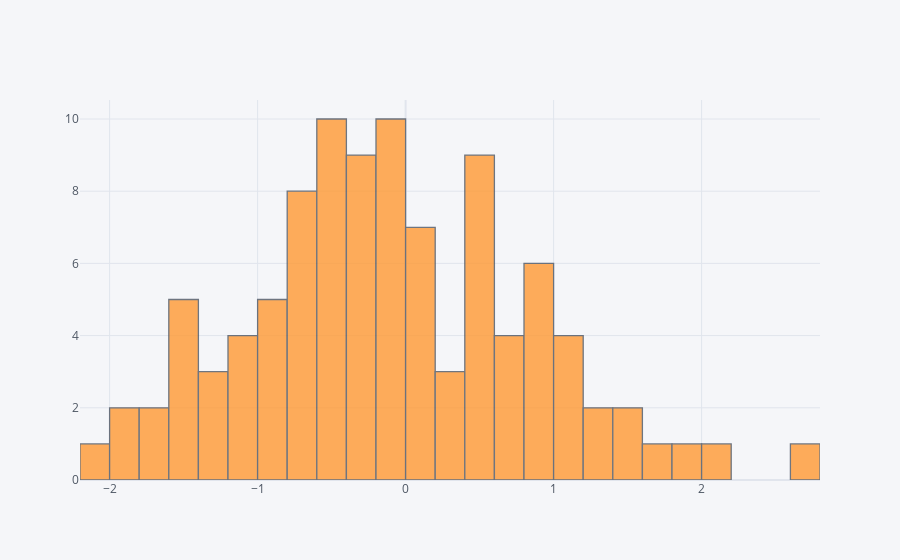

The cell this chart's notebook holds for it:
### Markdown cell above
## histogram

### Code cell
df['A'].iplot(kind='hist',bins=25)

### Figure 1 — Plotly figure (JSON) as saved in the notebook; plotly's stock layout.template omitted (floating-point values rounded to 4 significant figures)
{"data": [{"histfunc": "count", "histnorm": "", "marker": {"color": "rgba(255, 153, 51, 1.0)", "line": {"color": "#4D5663", "width": 1.3}}, "name": "A", "nbinsx": 25, "opacity": 0.8, "orientation": "v", "type": "histogram", "x": [-0.5179, -0.4312, -0.7425, -0.709, -0.03615, 0.07523, -1.413, -0.003156, -0.5303, -1.413, 0.2088, -1.413, -0.3093, -0.4835, -0.06313, 1.926, 1.459, 1.358, 0.6623, -0.2403, -1.614, -0.8099, 0.1788, -1.919, 0.5639, 0.7003, 1.187, 2.622, -0.05227, -0.8858, 0.2978, 0.8315, 0.8277, 0.9808, -0.4564, -0.8287, -0.0241, 1.122, -0.1077, -0.4703, -0.2449, -0.721, 0.5437, -1.091, 1.615, 1.273, -1.497, 0.4972, 0.5762, 0.9174, -0.3157, -1.547, 0.5366, -0.1668, 0.5423, 0.117, 0.8662, 0.795, -0.3692, 2.186, -0.1971, -0.7802, 1.574, -0.3999, -0.1203, -1.363, 0.1538, -0.2873, 0.1526, -0.7674, 0.004823, -0.4414, 0.7217, 0.5287, -1.703, -0.8067, -1.851, 1.094, -1.293, -0.794, -2.009, 1.053, 0.5506, -1.27, -0.6447, -0.7048, -0.5098, -1.107, -0.4733, 0.8567, -1.14, -0.9191, -0.4787, 0.3481, -0.02679, -1.102, 0.4308, 0.1271, -0.3493, -0.2279]}], "layout": {"barmode": "overlay", "legend": {"bgcolor": "#F5F6F9", "font": {"color": "#4D5663"}}, "paper_bgcolor": "#F5F6F9", "plot_bgcolor": "#F5F6F9", "title": {"font": {"color": "#4D5663"}}, "xaxis": {"gridcolor": "#E1E5ED", "showgrid": true, "tickfont": {"color": "#4D5663"}, "title": {"font": {"color": "#4D5663"}, "text": ""}, "zerolinecolor": "#E1E5ED"}, "yaxis": {"gridcolor": "#E1E5ED", "showgrid": true, "tickfont": {"color": "#4D5663"}, "title": {"font": {"color": "#4D5663"}, "text": ""}, "zerolinecolor": "#E1E5ED"}}}
